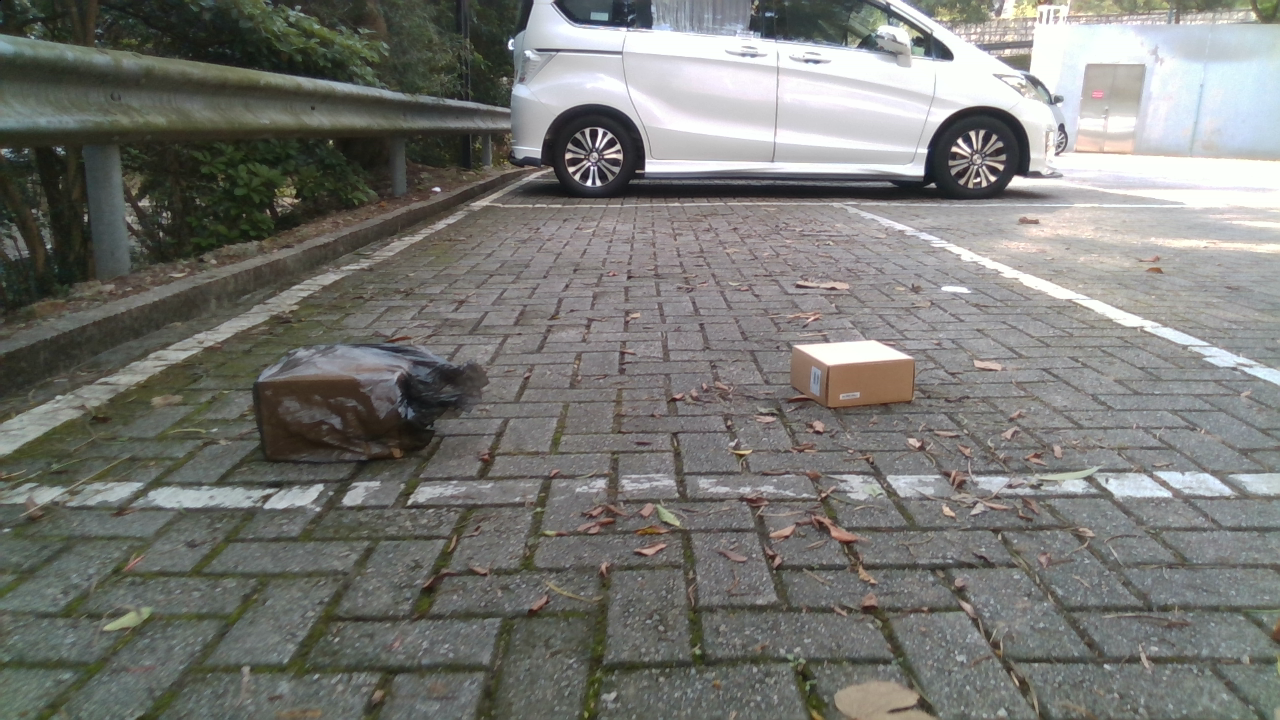
#> input picture datasets/rgb/example04.png, 1280 x 720 px
$ python SSLG_original.py   (older library calls are emulated)
#> lines starting #> are read from the running program, lines starting #| are printed output that depends on the picture; after the words box and inside, x2 and y2 are one past the last pixel; in counts of white or black regions, pixels touching at a corner belong together
### utils.py
import os, cv2
import numpy as np
from scipy import ndimage
from scipy.ndimage import convolve
from scipy.signal import medfilt2d
from skimage import color
import matplotlib.pyplot as plt
# from numba import jit

def resizeImage(image):
    image = image[0:690, 180:1100]
    image = cv2.resize(image, (640, 480), interpolation=cv2.INTER_AREA)
    return image

# @jit(nopython=True)
def steerGaussFilterOrder2(image, theta, sigma):
    ## convert to radian angle
    rad_theta = -theta * (np.pi / 180)
    """[summary]
    This function implements the steerable filter
    of the second deriative of Gaussian function
    (X-Y separable version)
    Args:
        image ([ndarray]): [the input image MxNxP]
        theta ([int]): [the orientation]
        sigma ([int]): [the standard deviation of the Gaussian template]

    Return:
        output ([type]): [the response of derivative in the theta direction]
    """
    ###################### determine necessary filter ######################
    Wx = np.floor((8/2)*sigma)
    if Wx < 1:
        Wx = 1
    x = np.arange(-Wx, Wx+1)
    xx, yy = np.meshgrid(x, x)
    g0 = np.exp(-(xx**2 + yy**2) / (2*sigma**2)) / (sigma*np.sqrt(2*np.pi))
    G2a = -g0 / sigma**2 + g0 * xx**2 / pow(sigma, 4)
    G2b = g0 * xx * yy / pow(sigma, 4)
    G2c = -g0 / sigma**2 + g0 * yy**2 / pow(sigma, 4)

    G = pow(np.cos(rad_theta), 2)*G2a \
      + pow(np.sin(rad_theta), 2)*G2c \
      - 2*np.cos(rad_theta)*np.sin(rad_theta)*G2b

    I2a = ndimage.filters.convolve(\
        image, G2a, mode='nearest')
    I2b = ndimage.filters.convolve(\
        image, G2b, mode='nearest')
    I2c = ndimage.filters.convolve(\
        image, G2c, mode='nearest')

    J =   pow(np.cos(rad_theta), 2)*I2a \
        + pow(np.sin(rad_theta), 2)*I2c \
        - 2*np.cos(rad_theta)*np.sin(rad_theta)*I2b

    return J

def getBaseValue(line):
    """
    We already have formula y = ax + b
    or ax - y + b = 0
    extracting a, -1, b
    """
    slope = (line[3] - line[1]) / (line[2] - line[0])
    bias = line[1] - slope * line[0]
    base_value = np.array([slope, -1, bias])
    return base_value

def houghTransform(image):
    ## Normalize image to range 0-255
    normalize_image = cv2.normalize(image, None, 0, 255, cv2.NORM_MINMAX, cv2.CV_8UC1).astype(np.uint8)
    ## Getting the edege with Canny transform
    canny_image = cv2.Canny(normalize_image, threshold1=40, threshold2=80)
    ## Setting parameters for Hough Transform
    rho, theta, threshold, min_line_length, max_line_gap = 3, np.pi/180, 40, 20, 30
    ## Extract lines from Hough Transform
    lines = cv2.HoughLinesP(canny_image,
                            rho,
                            theta,
                            threshold,
                            np.array([]),
                            minLineLength=min_line_length,
                            maxLineGap=max_line_gap)

    len_array = np.zeros((len(lines), 1))
    for i in range(len(lines)):
        point_1 = lines[i][0][:2]
        point_2 = lines[i][0][2:]
        len_array[i] = np.sqrt(np.sum((point_1 - point_2)**2))
    index_max = np.argmax(len_array)
    output_line = lines[index_max][0]

    ## Get the base value of line and
    base_value = getBaseValue(output_line)
    x_min, x_max = 0, image.shape[1]
    y_min, y_max = 0, image.shape[0]
    x2, y2 = int((y_max - base_value[2]) / base_value[0]), y_max
    x1, y1 = x_min, int(base_value[0] * x_min + base_value[2])
    output_line = x1, y1, x2, y2
    status = 1

    return output_line, status

def getGaussianFilter(shape=(3, 3), sigma=0.5):
    m, n = [(ss - 1.) / 2. for ss in shape]
    y, x = np.ogrid[-m:m + 1, -n:n + 1]
    H = np.exp(-(pow(x, 2) + pow(y, 2)) / (2.*pow(sigma, 2)))
    H[H < np.finfo(H.dtype).eps*H.max()] = 0
    sumh = H.sum()
    if sumh != 0:
        H /= sumh
    return H

def detectAnomalies(image, sigma_s=4, normalize=False):
    lab = image
    # get size of image
    height, width = lab.shape[:2]
    # get sigma (the standard deviation of Gaussian function)
    sigma = int(np.ceil(min(height, width) / sigma_s))
    # get kernel size
    kernel_size = 3*sigma + 1
    # get Gaussian filter
    gaussian_filter = getGaussianFilter((1, kernel_size), sigma)
    # get specific color channel in LAB space color
    L_channel, A_channel, B_channel = None, None, None
    L_channel = lab[..., 0]
    A_channel = lab[..., 1]
    B_channel = lab[..., 2]
    # apply gaussian filter to each color channel
    gaussian_L, gaussian_A, gaussian_B = None, None, None
    gaussian_L = convolve(L_channel, gaussian_filter, mode='nearest')
    gaussian_A = convolve(A_channel, gaussian_filter, mode='nearest')
    gaussian_B = convolve(B_channel, gaussian_filter, mode='nearest')

    # get result from Gaussian filter
    filtered_result = None
    filtered_result = pow(np.subtract(L_channel, gaussian_L), 2) \
                    + pow(np.subtract(A_channel, gaussian_A), 2) \
                    + pow(np.subtract(B_channel, gaussian_B), 2)

    # convert range result to 0-255
    filtered_result = cv2.normalize(filtered_result, None, 0, 255, cv2.NORM_MINMAX, cv2.CV_8UC1)

    if normalize==True:
        normalized_result = cv2.normalize(filtered_result, None, 0, 1, cv2.NORM_MINMAX, cv2.CV_8UC1)
        return normalized_result
    else:
        return filtered_result

# @jit(nopython=True)
# [15 lines left out: function anomaliesRGBGenertor, not called in this run]

### SSLG_original.py
import os, cv2, timeit
from utils import *
import matplotlib.pyplot as plt

### Setting folder and image path
data_path = "datasets"
image_name = "example04.png"

print(f"[INFO]...Processing image [{image_name}]")
tic = timeit.default_timer()
### Reading RGB Image
rgb_image = cv2.imread(os.path.join(data_path, "rgb", image_name))
#> rgb_image is the input picture: shape (720, 1280, 3); mean B, G, R 115.6, 119.8, 119.6
plt.imshow(cv2.cvtColor(rgb_image, cv2.COLOR_BGR2RGB))
plt.show()

### Resizing RGB Image to dimension 480x640
rgb_image = resizeImage(rgb_image)
# plt.imshow(cv2.cvtColor(rgb_image, cv2.COLOR_BGR2RGB))
# plt.show()

### Reading the Depth Image
depth_image = cv2.imread(os.path.join(data_path, "depth_u16", image_name), -1)
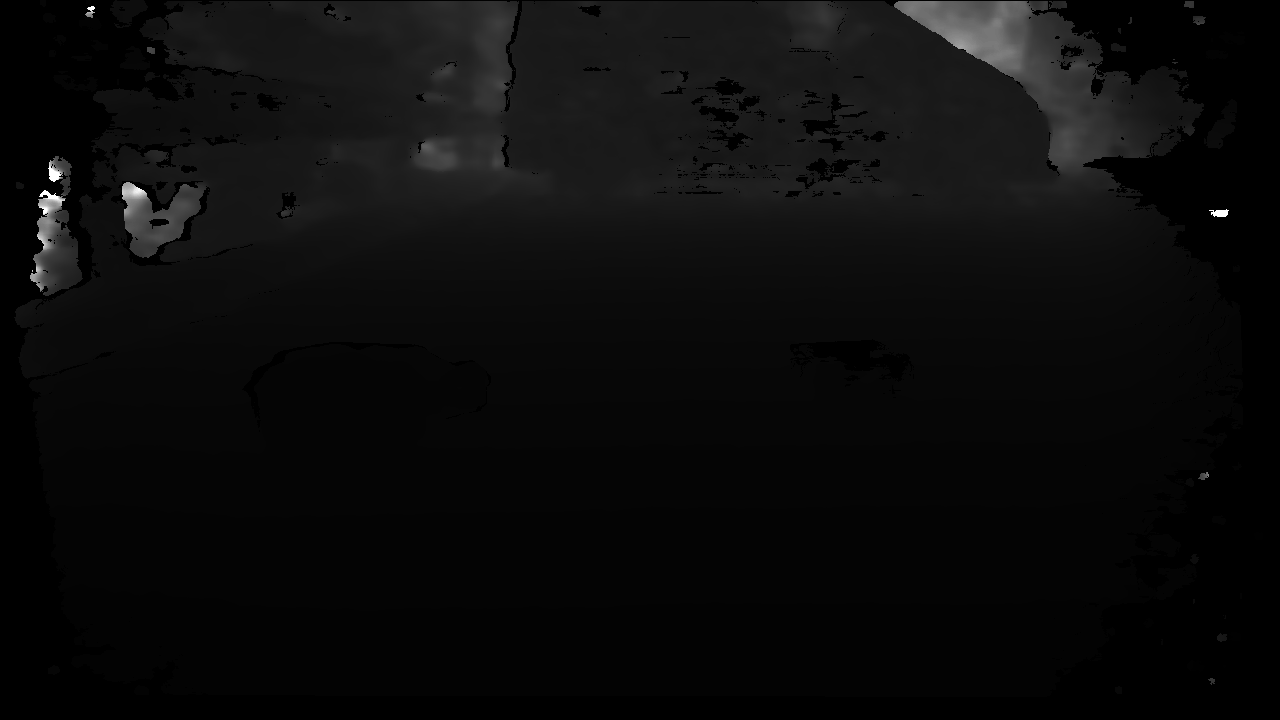
#> input picture datasets/depth_u16/example04.png, 1280 x 720 px
#> depth_image is the input picture: shape (720, 1280) uint16; min 0, max 65535, mean 3076.7

norm_depth_image = cv2.normalize(depth_image, None, 0, 255, cv2.NORM_MINMAX, cv2.CV_8UC1)
norm_color = cv2.applyColorMap(norm_depth_image, cv2.COLORMAP_JET)
plt.imshow(cv2.cvtColor(norm_color, cv2.COLOR_BGR2RGB))
plt.show()

# plt.imshow(depth_image, cmap='gray')
# plt.show()

### Define the Intel RealSense Parameters which using for computing disparity
BASELINE = 55.0871
FOCAL_LENGTH = 1367.6650

### Filtering Object which are far than 10m
depth_image[depth_image > 10000] = 0
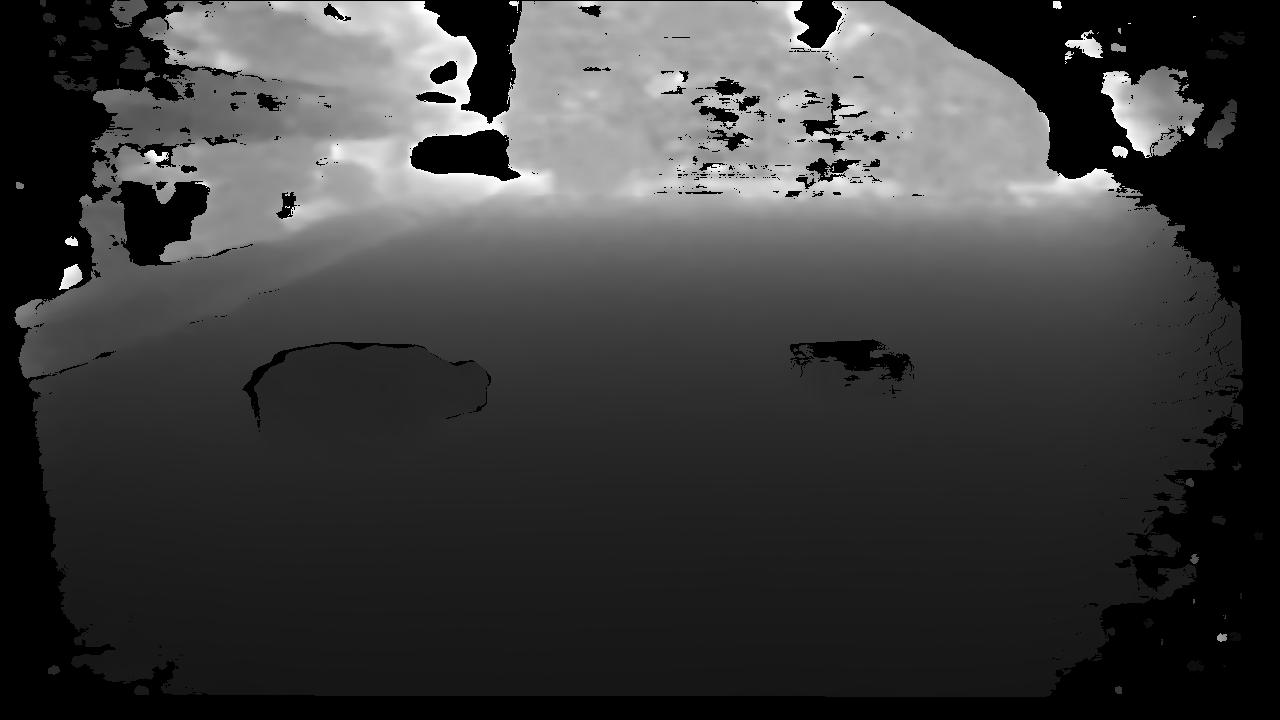
#> depth_image: shape (720, 1280) uint16; 3.81% of pixels changed, all inside (x1, y1, x2, y2) = (30, 1, 1229, 685); drawn with min black and max white

### Computing Disparity Map
disparity_map = np.zeros(depth_image.shape)
positive_mask = depth_image != 0
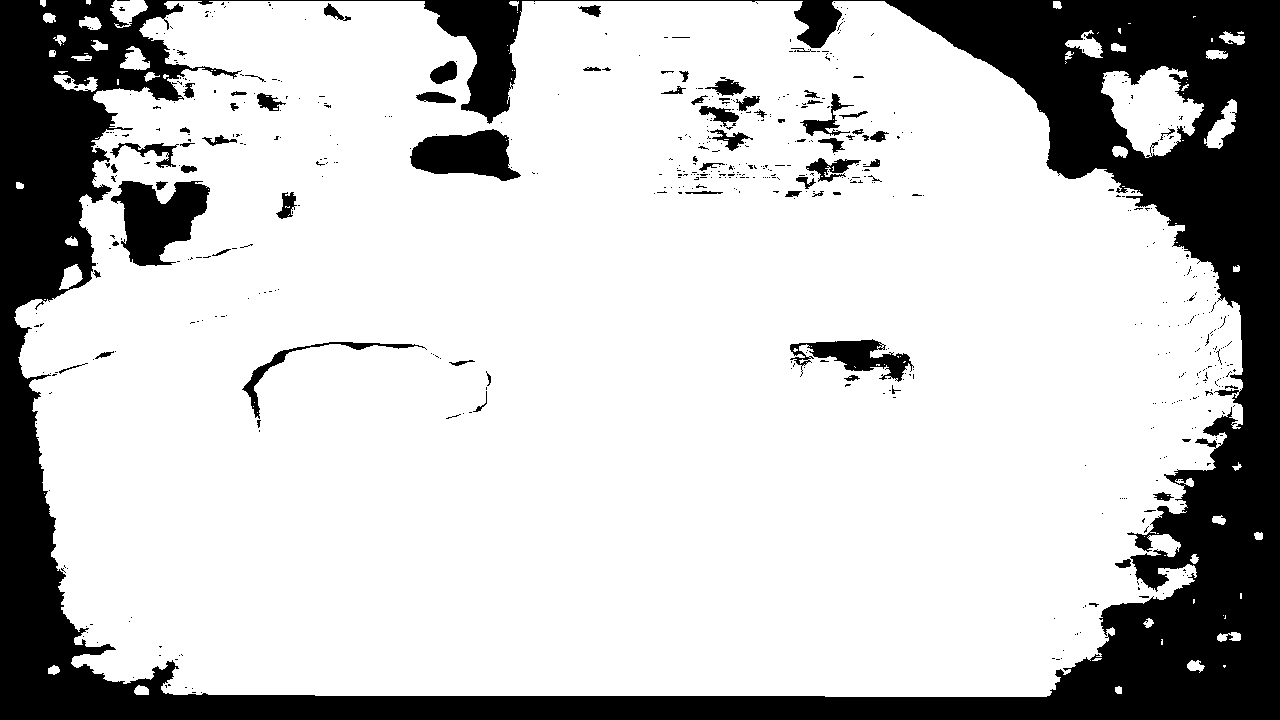
#> positive_mask: shape (720, 1280) bool; 77.4% white; 619 black regions (546 under 20 px), largest, box (x1, y1, x2, y2) and area: (0, 0, 1280, 720) 187210, (111, 181, 210, 266) 5075, (410, 129, 521, 181) 3798
negative_mask = depth_image == 0
disparity_map[positive_mask] = np.around(FOCAL_LENGTH * BASELINE / depth_image[positive_mask]).astype('int')
disparity_map[negative_mask] = np.nan
# resize disparity map
disparity_map = resizeImage(disparity_map)
disparity_map = np.around(disparity_map).astype('int')
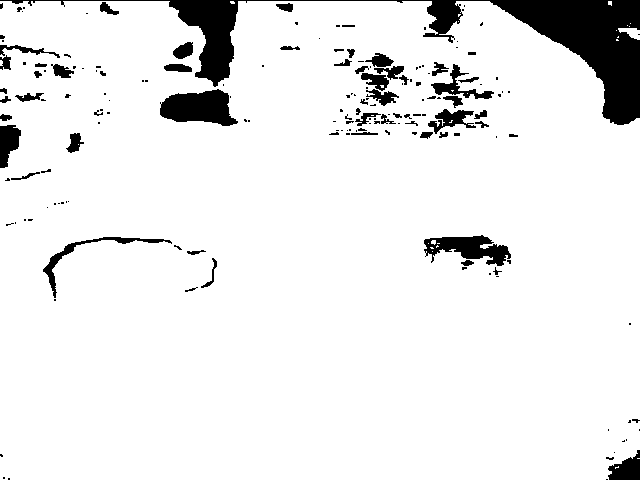
#> disparity_map: shape (480, 640) int64; min -9.22e+18, max 90, mean -7.35e+17; drawn with min black and max white
# disparity_map[np.isinf(disparity_map)] = 0
plt.imshow(disparity_map, cmap='gray')
plt.show()

### Computing the V-Disparity Map
height, width = disparity_map.shape[0], np.nanmax(disparity_map) + 1
#> height = 480; width = 91
print(height, width)
#| 480 91

v_disparity = np.zeros((height, width))
for i in range(height):
    for j in range(width):
        v_disparity[i, j] = len(np.argwhere(disparity_map[i, :] == j))
v_disparity[v_disparity < 5] = 0
#> v_disparity: shape (480, 91) float64; min 0, max 539, mean 6.5
# v_disparity = medfilt2d(v_disparity, 5)
plt.imshow(v_disparity, cmap='gray')
plt.show()

### Apply Steerable Gaussian Filter Order
theta = [0, 45, 90]
v_disparity_steerable = np.zeros((v_disparity.shape[0], v_disparity.shape[1], 3))
for i, angle in enumerate(theta):
    v_disparity_steerable[:,:,i] = steerGaussFilterOrder2(v_disparity, angle, 3)
plt.imshow(v_disparity_steerable, cmap='gray')
plt.show()

### Based on the level of difference of the highest and the lowest gradients
### we can filter the straight lines
v_disparity_steerable_diff = np.zeros(v_disparity.shape)
for i in range(v_disparity_steerable.shape[0]):
    for j in range(v_disparity_steerable.shape[1]):
        v_disparity_steerable_diff[i, j] = np.max(v_disparity_steerable[i, j, :]) - np.min(v_disparity_steerable[i, j, :])
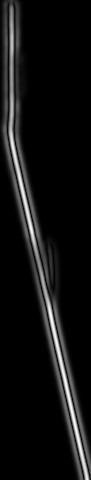
#> v_disparity_steerable_diff: shape (480, 91) float64; min 0, max 60.87, mean 4.3; drawn with min black and max white

plt.imshow(v_disparity_steerable_diff, cmap='gray')
plt.show()

v_disparity_filter = np.zeros(v_disparity.shape)
threshold = 30
v_disparity_filter[v_disparity_steerable_diff >= threshold] = 1
plt.imshow(v_disparity_filter, cmap='gray')
plt.show()

straight_line, status = houghTransform(v_disparity_filter)
x1, y1, x2, y2 = straight_line
drivable_initial = np.zeros(disparity_map.shape)
drivable_threshold = 5
for i in range(y1, y2):
    d = (x2 - x1)/(y2 - y1)*i + (x1*y2 - x2*y1)/(y2 - y1)
    for j in range(drivable_initial.shape[1]):
        if (disparity_map[i, j] > d - drivable_threshold) and (disparity_map[i, j] < d + drivable_threshold):
            drivable_initial[i, j] = 1
plt.imshow(drivable_initial, cmap='gray')
plt.show()

### Extracting Anomalies
drivable_initial = np.uint8(drivable_initial)
_, drivable_binary = cv2.threshold(drivable_initial, 0, 255, cv2.THRESH_BINARY_INV)
contours, hierarchy = cv2.findContours(drivable_binary, cv2.RETR_CCOMP, cv2.CHAIN_APPROX_SIMPLE)

contours_image = np.zeros((drivable_binary.shape[0], drivable_binary.shape[1], 3))
# filtering contours by areas
filter_contours = [contours[i] for i in range(len(contours)) if 500 <= cv2.contourArea(contours[i]) <= 50000]
cv2.drawContours(contours_image, filter_contours, -1, (0, 255, 0), 1)
plt.imshow(contours_image, cmap='gray')
plt.show()

# fill holes for contours
depth_anomalies = cv2.cvtColor(np.float32(contours_image), cv2.COLOR_BGR2GRAY)
depth_anomalies[depth_anomalies == 0.0] = 0
depth_anomalies[depth_anomalies != 0.0] = 1
depth_anomalies = ndimage.binary_fill_holes(depth_anomalies).astype(np.float32)
plt.imshow(depth_anomalies, cmap='gray')
plt.show()

### Extract Drivable Area Ignore Anomalies
depth_anomalies = cv2.normalize(depth_anomalies, None, 0, 255, cv2.NORM_MINMAX, cv2.CV_8UC1)
drivable_initial = cv2.normalize(drivable_initial, None, 0, 255, cv2.NORM_MINMAX, cv2.CV_8UC1)
drivable_area = cv2.bitwise_or(depth_anomalies, drivable_initial, mask=None)
drivable_area = medfilt2d(drivable_area, 5)
drivable_area = cv2.normalize(drivable_area, None, 0, 1, cv2.NORM_MINMAX, cv2.CV_16UC1)
plt.imshow(drivable_area, cmap='gray')
plt.show()

### Extract anomalies in RGB Image
# rgb_image = cv2.cvtColor(rgb_image, cv2.COLOR_BGR2RGB)
rgb_image = cv2.cvtColor(rgb_image, cv2.COLOR_BGR2LAB).astype('float')
#> rgb_image: shape (480, 640, 3) float64
rgb_anomalies = detectAnomalies(rgb_image, sigma_s=4, normalize=True)
#> in detectAnomalies, `normalized_result = cv2.normalize(filtered_result, None, 0, 1, cv2.NOR..`: normalized_result: shape (480, 640); values 0 (black) and 1 (white), 0.69% white; 21 white regions (14 under 20 px), largest, box (x1, y1, x2, y2) and area: (519, 74, 591, 121) 1685, (250, 0, 272, 19) 161, (525, 33, 537, 41) 71
rgb_anomalies = medfilt2d(rgb_anomalies, 5)
#> rgb_anomalies: shape (480, 640); values 0 (black) and 1 (white), 0.65% white; 8 white regions (5 under 20 px), largest, box (x1, y1, x2, y2) and area: (519, 74, 591, 121) 1734, (251, 1, 270, 19) 150, (526, 33, 537, 41) 65
plt.imshow(rgb_anomalies, cmap='gray')
plt.show()

### Combine Anomalies in RGB Image and in Depth Image
depth_anomalies = cv2.normalize(depth_anomalies, None, 0, 1, cv2.NORM_MINMAX, cv2.CV_8UC1)
final_anomalies = cv2.bitwise_or(rgb_anomalies, depth_anomalies)
#> final_anomalies: shape (480, 640); values 0 (black) and 1 (white), 4.7% white; 11 white regions (5 under 20 px), largest, box (x1, y1, x2, y2) and area: (43, 237, 217, 306) 9269, (424, 235, 511, 275) 2455, (519, 74, 591, 121) 1734, (602, 450, 640, 480) 622, (251, 1, 270, 19) 150, (526, 33, 537, 41) 65
final_anomalies = cv2.normalize(final_anomalies, None, 0, 1, cv2.NORM_MINMAX, cv2.CV_8UC1)
final_anomalies = medfilt2d(final_anomalies, 5)
#> final_anomalies: shape (480, 640); values 0 (black) and 1 (white), 4.6% white; 7 white regions (1 under 20 px), largest, box (x1, y1, x2, y2) and area: (44, 237, 217, 306) 9266, (424, 236, 511, 275) 2444, (519, 74, 591, 121) 1739, (607, 452, 640, 480) 600, (251, 1, 269, 19) 141, (526, 33, 536, 41) 59
plt.imshow(final_anomalies, cmap='gray')
plt.show()

### Save generated label
label = np.zeros(disparity_map.shape, dtype=np.uint8)
label[drivable_area == 1] = 1
label[final_anomalies == 1] = 2
toc = timeit.default_timer()
print(f"\tProssing Time: \t", toc - tic)
# plt.imshow(label)
# plt.show()

### Colorize Label Image And Saving
# RED (255, 0, 0), GREEN (0, 255, 0), BLUE (0, 0, 255)
label_color = np.array([[255, 0, 0], [0, 255, 0], [0, 0, 255]])
colorized_label = rgb_image.copy()
for i in range(label_color.shape[0]):
    channel = colorized_label[:, :, i]
    channel[label == 0] = label_color[2, i]
    channel[label == 1] = label_color[1, i]
    channel[label == 2] = label_color[0, i]
    colorized_label[..., i] = channel
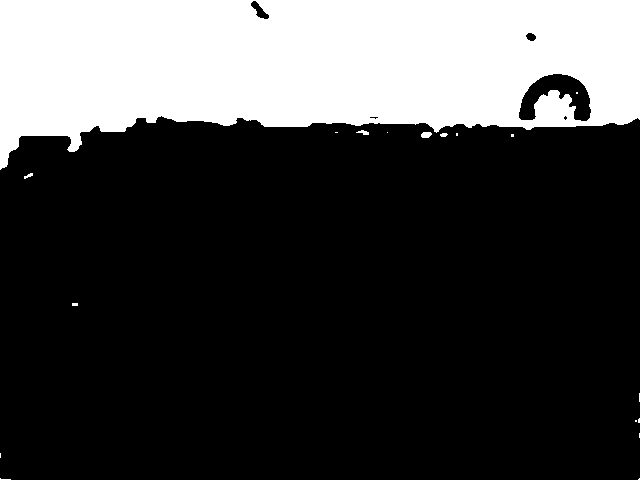
#> channel: shape (480, 640) float64; 26% white; 18 white regions (13 under 20 px), largest, box (x1, y1, x2, y2) and area: (0, 0, 640, 170) 79502, (421, 132, 432, 138) 55, (356, 130, 369, 135) 37, (24, 173, 33, 179) 27, (440, 133, 448, 137) 25

saving_path = os.path.join("datasets", "color_label", image_name)
cv2.imwrite(saving_path, cv2.cvtColor(colorized_label.astype(np.uint8), cv2.COLOR_RGB2BGR))
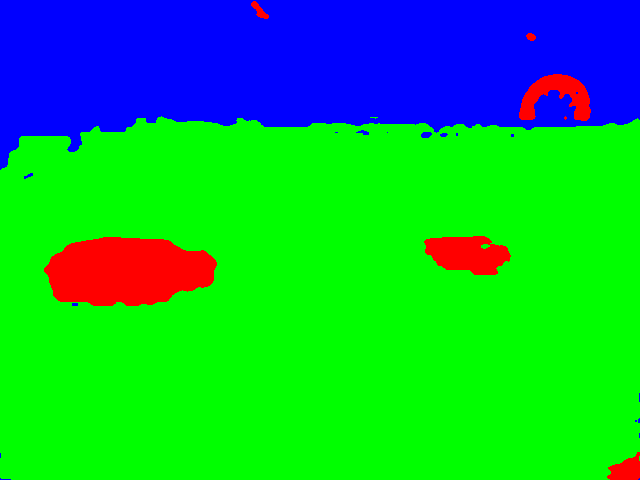
#> saved as example04.png: shape (480, 640, 3); mean B, G, R 66.2, 177, 11.8

plt.imshow(colorized_label)
plt.title("Color Label Image")
plt.axis('off')
plt.show()
